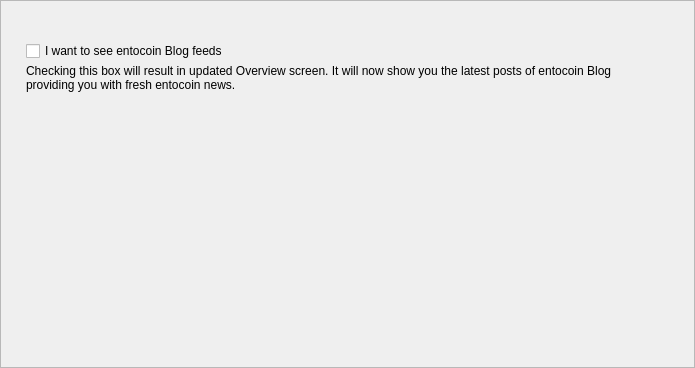
<?xml version="1.0" encoding="UTF-8"?>
<ui version="4.0">
 <class>PrivacyFrame</class>
 <widget class="QFrame" name="PrivacyFrame">
  <property name="geometry">
   <rect>
    <x>0</x>
    <y>0</y>
    <width>695</width>
    <height>368</height>
   </rect>
  </property>
  <property name="windowTitle">
   <string>Frame</string>
  </property>
  <property name="frameShape">
   <enum>QFrame::StyledPanel</enum>
  </property>
  <property name="frameShadow">
   <enum>QFrame::Raised</enum>
  </property>
  <layout class="QVBoxLayout" name="verticalLayout_3">
   <property name="spacing">
    <number>0</number>
   </property>
   <property name="leftMargin">
    <number>25</number>
   </property>
   <property name="topMargin">
    <number>40</number>
   </property>
   <property name="rightMargin">
    <number>49</number>
   </property>
   <item>
    <widget class="QWidget" name="widget_2" native="true">
     <property name="sizePolicy">
      <sizepolicy hsizetype="Preferred" vsizetype="Fixed">
       <horstretch>0</horstretch>
       <verstretch>0</verstretch>
      </sizepolicy>
     </property>
     <property name="minimumSize">
      <size>
       <width>0</width>
       <height>70</height>
      </size>
     </property>
     <property name="maximumSize">
      <size>
       <width>16777215</width>
       <height>70</height>
      </size>
     </property>
     <layout class="QVBoxLayout" name="verticalLayout_2" stretch="0,1">
      <property name="spacing">
       <number>3</number>
      </property>
      <property name="leftMargin">
       <number>0</number>
      </property>
      <property name="topMargin">
       <number>0</number>
      </property>
      <property name="rightMargin">
       <number>0</number>
      </property>
      <property name="bottomMargin">
       <number>0</number>
      </property>
      <item>
       <widget class="QCheckBox" name="m_newsCheck">
        <property name="text">
         <string>I want to see entocoin Blog feeds</string>
        </property>
       </widget>
      </item>
      <item alignment="Qt::AlignTop">
       <widget class="WalletGui::WalletSmallGrayTextLabel" name="m_embeddedHelperLabel">
        <property name="text">
         <string>Checking this box will result in updated Overview screen. It will now show you the latest posts of entocoin Blog providing you with fresh entocoin news.</string>
        </property>
        <property name="alignment">
         <set>Qt::AlignLeading|Qt::AlignLeft|Qt::AlignTop</set>
        </property>
        <property name="wordWrap">
         <bool>true</bool>
        </property>
        <property name="indent">
         <number>0</number>
        </property>
       </widget>
      </item>
     </layout>
    </widget>
   </item>
   <item>
    <spacer name="verticalSpacer">
     <property name="orientation">
      <enum>Qt::Vertical</enum>
     </property>
     <property name="sizeHint" stdset="0">
      <size>
       <width>20</width>
       <height>171</height>
      </size>
     </property>
    </spacer>
   </item>
  </layout>
 </widget>
 <customwidgets>
  <customwidget>
   <class>WalletGui::WalletSmallGrayTextLabel</class>
   <extends>QLabel</extends>
   <header>Gui/Common/WalletTextLabel.h</header>
  </customwidget>
 </customwidgets>
 <resources/>
 <connections/>
</ui>
